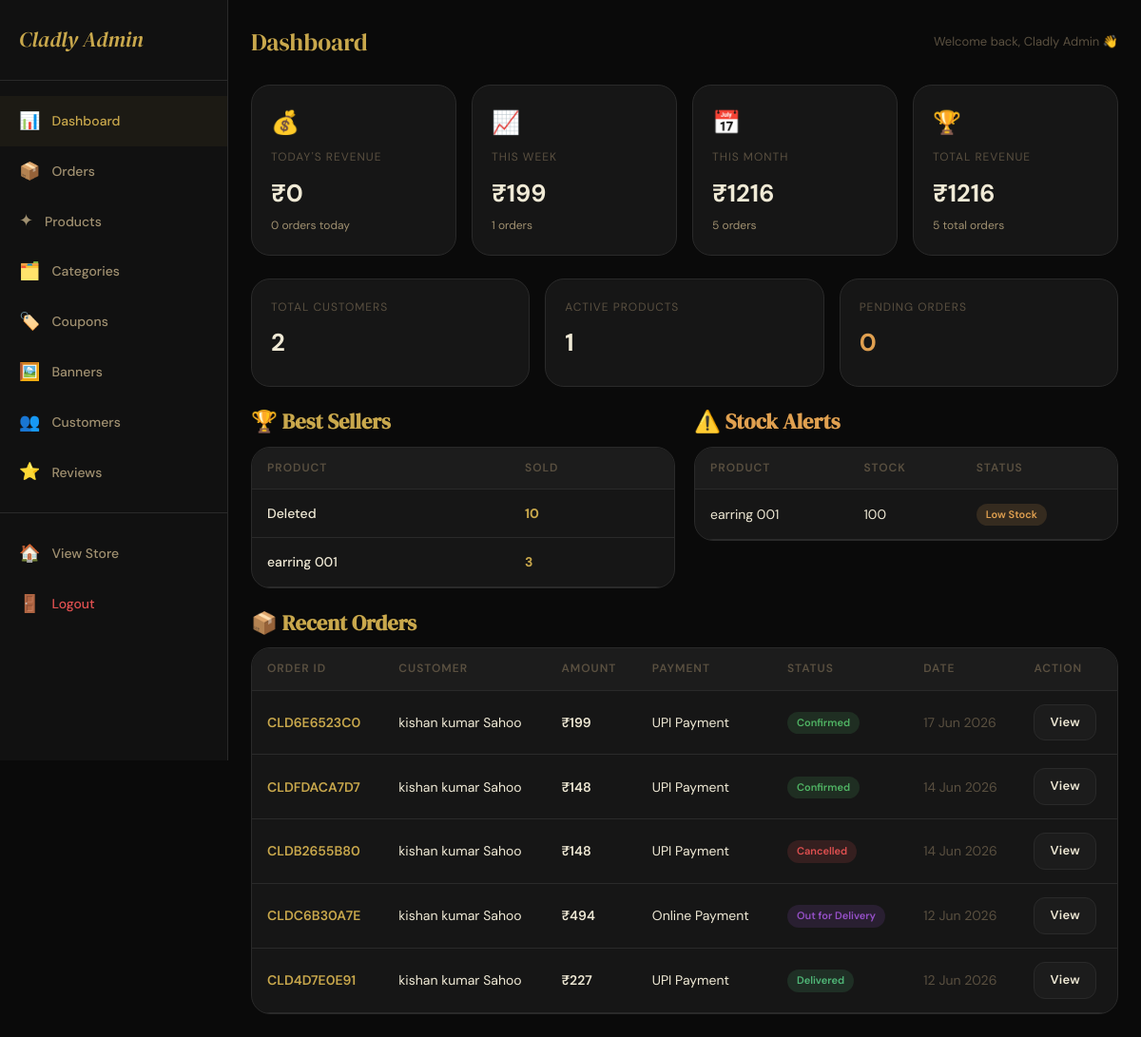
Screenshot of /admin-panel/ (signed in) with the database file from the repository.
### store/models.py (models this page shows, shortened)
class User(AbstractBaseUser, PermissionsMixin):
    full_name = models.CharField(max_length=150)
    email = models.EmailField(unique=True)
    mobile = models.CharField(max_length=15, unique=True, null=True, blank=True)
    is_active = models.BooleanField(default=True)
    is_staff = models.BooleanField(default=False)
    date_joined = models.DateTimeField(default=timezone.now)
    profile_image = models.ImageField(upload_to='profiles/', null=True, blank=True)
    referral_code = models.CharField(max_length=20, unique=True, blank=True)
    referred_by = models.ForeignKey('self', null=True, blank=True, on_delete=models.SET_NULL, related_name='referrals')
    referral_credits = models.DecimalField(max_digits=10, decimal_places=2, default=0)
    USERNAME_FIELD = 'email'
    REQUIRED_FIELDS = ['full_name']
    objects = UserManager()

class Product(models.Model):
    STOCK_STATUS = [
        ('in_stock', 'In Stock'),
        ('low_stock', 'Low Stock'),
        ('out_of_stock', 'Out of Stock'),
    ]
    name = models.CharField(max_length=200)
    slug = models.SlugField(unique=True)
    category = models.ForeignKey(Category, on_delete=models.SET_NULL, null=True, related_name='products')
    description = models.TextField()
    material = models.CharField(max_length=200, blank=True)
    color = models.CharField(max_length=100, blank=True)
    original_price = models.DecimalField(max_digits=10, decimal_places=2)
    selling_price = models.DecimalField(max_digits=10, decimal_places=2)
    local_market_price = models.DecimalField(max_digits=10, decimal_places=2, null=True, blank=True, help_text='local market Price')
    styling_tips = models.TextField(blank=True, null=True, help_text='Styling tips shown to customers on product page')
    stock_quantity = models.IntegerField(default=0)
    stock_status = models.CharField(max_length=20, choices=STOCK_STATUS, default='in_stock')
    is_active = models.BooleanField(default=True)
    is_new_arrival = models.BooleanField(default=False)
    is_best_seller = models.BooleanField(default=False)
    is_featured = models.BooleanField(default=False)
    delivery_days = models.IntegerField(default=1, help_text='Estimated delivery in days')
    tags = models.CharField(max_length=500, blank=True, help_text='Comma-separated tags')
    created_at = models.DateTimeField(auto_now_add=True)
    updated_at = models.DateTimeField(auto_now=True)
    class Meta:
        ordering = ['-created_at']

class Order(models.Model):
    STATUS_CHOICES = [
        ('placed', 'Order Placed'),
        ('confirmed', 'Confirmed'),
        ('packed', 'Packed'),
        ('out_for_delivery', 'Out for Delivery'),
        ('delivered', 'Delivered'),
        ('cancelled', 'Cancelled'),
    ]
    PAYMENT_CHOICES = [
        ('cod', 'Cash on Delivery'),
        ('upi', 'UPI Payment'),
        ('online', 'Online Payment'),
    ]
    order_id = models.CharField(max_length=20, unique=True)
    user = models.ForeignKey(User, on_delete=models.SET_NULL, null=True, related_name='orders')
    address = models.ForeignKey(Address, on_delete=models.SET_NULL, null=True)
    delivery_name = models.CharField(max_length=150)
    delivery_mobile = models.CharField(max_length=15)
    delivery_address = models.TextField()
    delivery_college = models.CharField(max_length=200, blank=True)
    delivery_city = models.CharField(max_length=100)
    delivery_pincode = models.CharField(max_length=10)
    subtotal = models.DecimalField(max_digits=10, decimal_places=2)
    delivery_charge = models.DecimalField(max_digits=10, decimal_places=2, default=0)
    discount_amount = models.DecimalField(max_digits=10, decimal_places=2, default=0)
    grand_total = models.DecimalField(max_digits=10, decimal_places=2)
    coupon = models.ForeignKey(Coupon, on_delete=models.SET_NULL, null=True, blank=True)
    coupon_code = models.CharField(max_length=50, blank=True)
    payment_method = models.CharField(max_length=20, choices=PAYMENT_CHOICES, default='cod')
    payment_status = models.BooleanField(default=False)
    payment_transaction_id = models.CharField(max_length=200, blank=True)
    razorpay_order_id = models.CharField(max_length=200, blank=True)
    razorpay_payment_id = models.CharField(max_length=200, blank=True)
    razorpay_signature = models.CharField(max_length=500, blank=True)
    status = models.CharField(max_length=30, choices=STATUS_CHOICES, default='placed')
    placed_at = models.DateTimeField(auto_now_add=True)
    updated_at = models.DateTimeField(auto_now=True)
    expected_delivery = models.DateField(null=True, blank=True)
    notes = models.TextField(blank=True)
    cancel_reason = models.TextField(blank=True)
    cancelled_at = models.DateTimeField(null=True, blank=True)
    class Meta:
        ordering = ['-placed_at']

### store/views.py (the view)
# urls.py: path('admin-panel/', views.admin_dashboard, name='admin_dashboard'),
@user_passes_test(is_admin, login_url='/login/')
def admin_dashboard(request):
    today = timezone.now().date()
    week_start = today - timedelta(days=7)
    month_start = today.replace(day=1)
    daily_orders = Order.objects.filter(placed_at__date=today)
    weekly_orders = Order.objects.filter(placed_at__date__gte=week_start)
    monthly_orders = Order.objects.filter(placed_at__date__gte=month_start)
    daily_revenue = daily_orders.aggregate(total=Sum('grand_total'))['total'] or 0
    weekly_revenue = weekly_orders.aggregate(total=Sum('grand_total'))['total'] or 0
    monthly_revenue = monthly_orders.aggregate(total=Sum('grand_total'))['total'] or 0
    total_revenue = Order.objects.aggregate(total=Sum('grand_total'))['total'] or 0
    best_sellers = OrderItem.objects.values(
        'product__name', 'product__id'
    ).annotate(total_sold=Sum('quantity')).order_by('-total_sold')[:10]
    low_stock = Product.objects.filter(stock_status='low_stock')
    out_of_stock = Product.objects.filter(stock_status='out_of_stock')
    pending_orders = Order.objects.filter(status='placed').count()
    total_customers = User.objects.filter(is_staff=False).count()
    total_products = Product.objects.filter(is_active=True).count()
    recent_orders = Order.objects.order_by('-placed_at')[:10]
    return render(request, 'store/admin/dashboard.html', {
        'daily_revenue': daily_revenue,
        'weekly_revenue': weekly_revenue,
        'monthly_revenue': monthly_revenue,
        'total_revenue': total_revenue,
        'daily_orders': daily_orders.count(),
        'weekly_orders': weekly_orders.count(),
        'monthly_orders': monthly_orders.count(),
        'total_orders': Order.objects.count(),
        'best_sellers': best_sellers,
        'low_stock': low_stock,
        'out_of_stock': out_of_stock,
        'pending_orders': pending_orders,
        'total_customers': total_customers,
        'total_products': total_products,
        'recent_orders': recent_orders,
    })

### store/context_processors.py (called while the page is built)
def cart_wishlist_count(request):
    cart_count = 0
    wishlist_count = 0
    notif_count = 0
    if request.user.is_authenticated:
        cart_count = Cart.objects.filter(user=request.user).count()
        wishlist_count = Wishlist.objects.filter(user=request.user).count()
        notif_count = Notification.objects.filter(user=request.user, is_read=False).count()
    else:
        session_key = request.session.session_key
        if session_key:
            cart_count = Cart.objects.filter(session_key=session_key).count()
    return {
        'cart_count': cart_count,
        'wishlist_count': wishlist_count,
        'notif_count': notif_count,
    }

def categories_list(request):
    categories = Category.objects.filter(is_active=True).order_by('order', 'name')
    return {'nav_categories': categories}

### store/views.py (called while the page is built)
def is_admin(user):
    return user.is_authenticated and user.is_staff

### store/templates/store/admin/dashboard.html (shortened to what this page needs)
{% extends 'store/admin/base_admin.html' %}
{% block admin_content %}
<div class="admin-header">
  <div class="admin-page-title">Dashboard</div>
  <div style="font-size:13px;color:var(--text-muted);">Welcome back, {{ request.user.full_name }} 👋</div>
</div>
<div class="stats-grid">
  <div class="stat-card">
    <div class="stat-card-icon">💰</div>
    <div class="stat-card-label">Today's Revenue</div>
    <div class="stat-card-value">₹{{ daily_revenue|floatformat:0 }}</div>
    <div class="stat-card-sub">{{ daily_orders }} orders today</div>
  </div>
  <div class="stat-card">
    <div class="stat-card-icon">📈</div>
    <div class="stat-card-label">This Week</div>
    <div class="stat-card-value">₹{{ weekly_revenue|floatformat:0 }}</div>
    <div class="stat-card-sub">{{ weekly_orders }} orders</div>
  </div>
  <div class="stat-card">
    <div class="stat-card-icon">📅</div>
    <div class="stat-card-label">This Month</div>
    <div class="stat-card-value">₹{{ monthly_revenue|floatformat:0 }}</div>
    <div class="stat-card-sub">{{ monthly_orders }} orders</div>
  </div>
  <div class="stat-card">
    <div class="stat-card-icon">🏆</div>
    <div class="stat-card-label">Total Revenue</div>
    <div class="stat-card-value">₹{{ total_revenue|floatformat:0 }}</div>
    <div class="stat-card-sub">{{ total_orders }} total orders</div>
  </div>
</div>
<div class="stats-grid" style="grid-template-columns:repeat(3,1fr);margin-bottom:24px;">
  <div class="stat-card">
    <div class="stat-card-label">Total Customers</div>
    <div class="stat-card-value">{{ total_customers }}</div>
  </div>
  <div class="stat-card">
    <div class="stat-card-label">Active Products</div>
    <div class="stat-card-value">{{ total_products }}</div>
  </div>
  <div class="stat-card">
    <div class="stat-card-label">Pending Orders</div>
    <div class="stat-card-value" style="color:var(--warning);">{{ pending_orders }}</div>
  </div>
</div>
<div style="display:grid;grid-template-columns:1fr 1fr;gap:20px;margin-bottom:24px;">
  <div>
    <h3 style="font-family:var(--font-display);color:var(--gold);margin-bottom:12px;">🏆 Best Sellers</h3>
    <div class="table-wrap">
      <table class="data-table">
        <thead><tr><th>Product</th><th>Sold</th></tr></thead>
        <tbody>
          {% for item in best_sellers %}
            <tr>
              <td style="font-weight:500;">{{ item.product__name|default:"Deleted"|truncatechars:30 }}</td>
              <td style="color:var(--gold);font-weight:700;">{{ item.total_sold }}</td>
            </tr>
          {% empty %}
            <tr><td colspan="2" style="text-align:center;color:var(--text-muted);">No sales yet</td></tr>
          {% endfor %}
        </tbody>
      </table>
    </div>
  </div>
  <div>
    <h3 style="font-family:var(--font-display);color:var(--warning);margin-bottom:12px;">⚠️ Stock Alerts</h3>
    <div class="table-wrap">
      <table class="data-table">
        <thead><tr><th>Product</th><th>Stock</th><th>Status</th></tr></thead>
        <tbody>
          {% for p in low_stock %}
            <tr>
              <td>{{ p.name|truncatechars:25 }}</td>
              <td>{{ p.stock_quantity }}</td>
              <td><span class="status-badge" style="background:rgba(224,160,80,0.15);color:var(--warning);">Low Stock</span></td>
            </tr>
          {% endfor %}
        </tbody>
      </table>
    </div>
  </div>
</div>
<h3 style="font-family:var(--font-display);color:var(--gold);margin-bottom:12px;">📦 Recent Orders</h3>
<div class="table-wrap">
  <table class="data-table">
    <thead>
      <tr>
        <th>Order ID</th><th>Customer</th><th>Amount</th><th>Payment</th><th>Status</th><th>Date</th><th>Action</th>
      </tr>
    </thead>
    <tbody>
      {% for order in recent_orders %}
        <tr>
          <td style="color:var(--gold);font-weight:600;">{{ order.order_id }}</td>
          <td>{{ order.delivery_name }}</td>
          <td style="font-weight:600;">₹{{ order.grand_total|floatformat:0 }}</td>
          <td>{{ order.get_payment_method_display }}</td>
          <td><span class="status-badge status-{{ order.status }}">{{ order.get_status_display }}</span></td>
          <td style="color:var(--text-muted);">{{ order.placed_at|date:"d M Y" }}</td>
          <td><a href="{% url 'admin_order_detail' order.order_id %}" class="btn btn-dark btn-sm">View</a></td>
        </tr>
      {% empty %}
        <tr><td colspan="7" style="text-align:center;color:var(--text-muted);">No orders yet</td></tr>
      {% endfor %}
    </tbody>
  </table>
</div>
{% endblock %}

### store/static/store/css/main.css (style rules this page uses)
:root { --gold: #C9A84C; --gold-light: #E8C96A; --gold-dark: #A07830; --gold-pale: #F5EDD6; --black: #0A0A0A; --black-soft: #111111; --black-card: #161616; --surface: #1C1C1C; --border: #2A2A2A; --border-gold: rgba(201,168,76,0.25); --text-primary: #F0EAD6; --text-secondary: #A09070; --text-muted: #5A5040; --white: #FFFFFF; --error: #E05050; --success: #50B878; --warning: #E0A050; --font-display: 'DM Serif Display', 'Playfair Display', Georgia, serif; --font-body: 'DM Sans', system-ui, sans-serif; --radius-sm: 6px; --radius: 12px; --radius-lg: 20px; --radius-xl: 32px; --shadow-gold: 0 4px 24px rgba(201,168,76,0.15); --shadow-deep: 0 8px 40px rgba(0,0,0,0.6); --shadow-card: 0 2px 16px rgba(0,0,0,0.4); --transition: 0.3s cubic-bezier(0.4, 0, 0.2, 1); }
body, .navbar, .category-nav, .product-card, .cart-item, .form-card, .checkout-section, .admin-sidebar, .stat-card, .table-wrap, footer.footer { transition: background-color 0.3s ease, border-color 0.3s ease, color 0.3s ease; }
*, *::before, *::after { box-sizing: border-box; margin: 0; padding: 0; }
html { scroll-behavior: smooth; -webkit-text-size-adjust: 100%; }
body { font-family: var(--font-body); background: var(--black); color: var(--text-primary); font-size: 15px; line-height: 1.6; overflow-x: hidden; }
a { color: var(--gold); text-decoration: none; transition: color var(--transition); }
h1, h2, h3 { font-family: var(--font-display); line-height: 1.2; }
h3 { font-size: clamp(1.1rem, 3vw, 1.4rem); }
.btn { display: inline-flex; align-items: center; justify-content: center; gap: 8px; padding: 12px 24px; border-radius: var(--radius); font-family: var(--font-body); font-size: 14px; font-weight: 600; border: none; cursor: pointer; transition: all var(--transition); text-decoration: none; letter-spacing: 0.3px; white-space: nowrap; }
.btn-dark { background: var(--surface); color: var(--text-primary); border: 1px solid var(--border); }
.btn-sm { padding: 8px 16px; font-size: 13px; }
.admin-header { display: flex; justify-content: space-between; align-items: center; margin-bottom: 24px; }
.admin-page-title { font-family: var(--font-display); font-size: 1.6rem; color: var(--gold); }
.stats-grid { display: grid; grid-template-columns: repeat(2, 1fr); gap: 16px; margin-bottom: 24px; }
@media (min-width: 900px) { .stats-grid { grid-template-columns: repeat(4, 1fr); } }
.stat-card { background: var(--black-card); border: 1px solid var(--border); border-radius: var(--radius-lg); padding: 20px; transition: border-color var(--transition); }
.stat-card-label { font-size: 12px; color: var(--text-muted); margin-bottom: 8px; text-transform: uppercase; letter-spacing: 1px; }
.stat-card-value { font-size: 1.6rem; font-weight: 700; color: var(--text-primary); margin-bottom: 4px; }
.stat-card-sub { font-size: 12px; color: var(--text-secondary); }
.stat-card-icon { font-size: 24px; color: var(--gold); margin-bottom: 8px; }
.data-table { width: 100%; border-collapse: collapse; }
.data-table th { background: var(--surface); padding: 12px 16px; text-align: left; font-size: 12px; color: var(--text-muted); font-weight: 600; text-transform: uppercase; letter-spacing: 1px; border-bottom: 1px solid var(--border); }
.data-table td { padding: 14px 16px; border-bottom: 1px solid var(--border); font-size: 14px; vertical-align: middle; }
.table-wrap { background: var(--black-card); border: 1px solid var(--border); border-radius: var(--radius-lg); overflow: hidden; overflow-x: auto; }
.status-badge { display: inline-block; padding: 3px 10px; border-radius: 20px; font-size: 11px; font-weight: 600; }
.status-confirmed { background: rgba(80,180,100,0.15); color: #50B464; }
.status-out_for_delivery { background: rgba(150,80,200,0.15); color: #9650C8; }
.status-delivered { background: rgba(80,184,120,0.15); color: var(--success); }
.status-cancelled { background: rgba(224,80,80,0.15); color: var(--error); }

### rows the page displays
User: user.full_name "Cladly Admin"
Product: name "earring 001", stock_quantity "100"
Order: order_id "CLD6E6523C0", delivery_name "kishan kumar Sahoo", grand_total "199", payment_method "UPI Payment", status "Confirmed", placed_at "17 Jun 2026"
Order: order_id "CLDFDACA7D7", delivery_name "kishan kumar Sahoo", grand_total "148", payment_method "UPI Payment", status "Confirmed", placed_at "14 Jun 2026"
Order: order_id "CLDB2655B80", delivery_name "kishan kumar Sahoo", grand_total "148", payment_method "UPI Payment", status "Cancelled", placed_at "14 Jun 2026"
Order: order_id "CLDC6B30A7E", delivery_name "kishan kumar Sahoo", grand_total "494", payment_method "Online Payment", status "Out for Delivery", placed_at "12 Jun 2026"
Order: order_id "CLD4D7E0E91", delivery_name "kishan kumar Sahoo", grand_total "227", payment_method "UPI Payment", status "Delivered", placed_at "12 Jun 2026"

### other values shown
{{ daily_revenue|floatformat:0 }} "0"
{{ daily_orders }} "0"
{{ weekly_revenue|floatformat:0 }} "199"
{{ weekly_orders }} "1"
{{ monthly_revenue|floatformat:0 }} "1216"
{{ monthly_orders }} "5"
{{ total_revenue|floatformat:0 }} "1216"
{{ total_orders }} "5"
{{ total_customers }} "2"
{{ total_products }} "1"
{{ pending_orders }} "0"
{{ item.product__name|default:"Deleted"|truncatechars:30 }} "Deleted" "earring 001"
{{ item.total_sold }} "10" "3"
